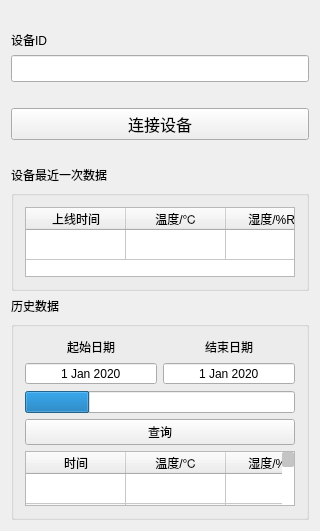
<?xml version="1.0" encoding="UTF-8"?>
<ui version="4.0">
 <class>MainWindow</class>
 <widget class="QMainWindow" name="MainWindow">
  <property name="geometry">
   <rect>
    <x>0</x>
    <y>0</y>
    <width>320</width>
    <height>482</height>
   </rect>
  </property>
  <property name="windowTitle">
   <string>MainWindow</string>
  </property>
  <property name="styleSheet">
   <string notr="true"/>
  </property>
  <widget class="QWidget" name="centralWidget">
   <layout class="QVBoxLayout" name="verticalLayout">
    <item>
     <widget class="QLabel" name="label">
      <property name="styleSheet">
       <string notr="true">/*background-color:  rgb(40,160,224);*/</string>
      </property>
      <property name="text">
       <string/>
      </property>
     </widget>
    </item>
    <item>
     <widget class="QLabel" name="label_7">
      <property name="text">
       <string>设备ID</string>
      </property>
     </widget>
    </item>
    <item>
     <widget class="QLineEdit" name="lineEdit">
      <property name="sizePolicy">
       <sizepolicy hsizetype="Preferred" vsizetype="Minimum">
        <horstretch>0</horstretch>
        <verstretch>0</verstretch>
       </sizepolicy>
      </property>
      <property name="minimumSize">
       <size>
        <width>0</width>
        <height>0</height>
       </size>
      </property>
      <property name="maximumSize">
       <size>
        <width>16777215</width>
        <height>16777215</height>
       </size>
      </property>
      <property name="font">
       <font>
        <pointsize>12</pointsize>
       </font>
      </property>
      <property name="focusPolicy">
       <enum>Qt::ClickFocus</enum>
      </property>
      <property name="styleSheet">
       <string notr="true"/>
      </property>
      <property name="inputMethodHints">
       <set>Qt::ImhDigitsOnly</set>
      </property>
      <property name="text">
       <string/>
      </property>
      <property name="maxLength">
       <number>16</number>
      </property>
      <property name="alignment">
       <set>Qt::AlignCenter</set>
      </property>
     </widget>
    </item>
    <item>
     <widget class="QLabel" name="label_2">
      <property name="text">
       <string/>
      </property>
     </widget>
    </item>
    <item>
     <widget class="QPushButton" name="pushButton">
      <property name="sizePolicy">
       <sizepolicy hsizetype="Preferred" vsizetype="Minimum">
        <horstretch>0</horstretch>
        <verstretch>0</verstretch>
       </sizepolicy>
      </property>
      <property name="minimumSize">
       <size>
        <width>0</width>
        <height>0</height>
       </size>
      </property>
      <property name="maximumSize">
       <size>
        <width>16777215</width>
        <height>16777215</height>
       </size>
      </property>
      <property name="font">
       <font>
        <pointsize>12</pointsize>
       </font>
      </property>
      <property name="styleSheet">
       <string notr="true"/>
      </property>
      <property name="text">
       <string>连接设备</string>
      </property>
     </widget>
    </item>
    <item>
     <widget class="QLabel" name="label_8">
      <property name="sizePolicy">
       <sizepolicy hsizetype="Expanding" vsizetype="Expanding">
        <horstretch>0</horstretch>
        <verstretch>0</verstretch>
       </sizepolicy>
      </property>
      <property name="text">
       <string/>
      </property>
     </widget>
    </item>
    <item>
     <widget class="QLabel" name="label_3">
      <property name="text">
       <string>设备最近一次数据</string>
      </property>
     </widget>
    </item>
    <item>
     <widget class="QGroupBox" name="groupBox">
      <property name="sizePolicy">
       <sizepolicy hsizetype="Expanding" vsizetype="Maximum">
        <horstretch>0</horstretch>
        <verstretch>0</verstretch>
       </sizepolicy>
      </property>
      <property name="title">
       <string/>
      </property>
      <layout class="QVBoxLayout" name="verticalLayout_2">
       <item>
        <widget class="QTableWidget" name="tableWidget_3">
         <property name="sizePolicy">
          <sizepolicy hsizetype="Expanding" vsizetype="Minimum">
           <horstretch>0</horstretch>
           <verstretch>0</verstretch>
          </sizepolicy>
         </property>
         <property name="focusPolicy">
          <enum>Qt::NoFocus</enum>
         </property>
         <property name="verticalScrollBarPolicy">
          <enum>Qt::ScrollBarAlwaysOff</enum>
         </property>
         <property name="horizontalScrollBarPolicy">
          <enum>Qt::ScrollBarAlwaysOff</enum>
         </property>
         <property name="sizeAdjustPolicy">
          <enum>QAbstractScrollArea::AdjustToContentsOnFirstShow</enum>
         </property>
         <property name="autoScroll">
          <bool>true</bool>
         </property>
         <property name="selectionMode">
          <enum>QAbstractItemView::NoSelection</enum>
         </property>
         <property name="verticalScrollMode">
          <enum>QAbstractItemView::ScrollPerPixel</enum>
         </property>
         <property name="horizontalScrollMode">
          <enum>QAbstractItemView::ScrollPerPixel</enum>
         </property>
         <property name="showGrid">
          <bool>true</bool>
         </property>
         <attribute name="horizontalHeaderVisible">
          <bool>true</bool>
         </attribute>
         <attribute name="horizontalHeaderHighlightSections">
          <bool>true</bool>
         </attribute>
         <attribute name="verticalHeaderVisible">
          <bool>false</bool>
         </attribute>
         <row>
          <property name="text">
           <string>新建行</string>
          </property>
         </row>
         <column>
          <property name="text">
           <string>上线时间</string>
          </property>
         </column>
         <column>
          <property name="text">
           <string>温度/℃</string>
          </property>
         </column>
         <column>
          <property name="text">
           <string>湿度/%RH</string>
          </property>
         </column>
         <column>
          <property name="text">
           <string>甲醛/mg/m3</string>
          </property>
         </column>
         <column>
          <property name="text">
           <string>二氧化碳/ppm</string>
          </property>
         </column>
         <column>
          <property name="text">
           <string>电池电压/V</string>
          </property>
         </column>
         <item row="0" column="0">
          <property name="text">
           <string/>
          </property>
         </item>
         <item row="0" column="1">
          <property name="text">
           <string/>
          </property>
         </item>
         <item row="0" column="2">
          <property name="text">
           <string/>
          </property>
         </item>
         <item row="0" column="3">
          <property name="text">
           <string/>
          </property>
         </item>
         <item row="0" column="4">
          <property name="text">
           <string/>
          </property>
         </item>
         <item row="0" column="5">
          <property name="text">
           <string/>
          </property>
         </item>
        </widget>
       </item>
      </layout>
     </widget>
    </item>
    <item>
     <widget class="QLabel" name="label_4">
      <property name="text">
       <string>历史数据</string>
      </property>
     </widget>
    </item>
    <item>
     <widget class="QGroupBox" name="groupBox_2">
      <property name="sizePolicy">
       <sizepolicy hsizetype="Expanding" vsizetype="Preferred">
        <horstretch>0</horstretch>
        <verstretch>0</verstretch>
       </sizepolicy>
      </property>
      <property name="title">
       <string/>
      </property>
      <layout class="QGridLayout" name="gridLayout_3">
       <item row="0" column="0">
        <widget class="QLabel" name="label_5">
         <property name="sizePolicy">
          <sizepolicy hsizetype="Preferred" vsizetype="Maximum">
           <horstretch>0</horstretch>
           <verstretch>0</verstretch>
          </sizepolicy>
         </property>
         <property name="text">
          <string>起始日期</string>
         </property>
         <property name="alignment">
          <set>Qt::AlignCenter</set>
         </property>
        </widget>
       </item>
       <item row="0" column="1">
        <widget class="QLabel" name="label_6">
         <property name="sizePolicy">
          <sizepolicy hsizetype="Preferred" vsizetype="Maximum">
           <horstretch>0</horstretch>
           <verstretch>0</verstretch>
          </sizepolicy>
         </property>
         <property name="text">
          <string>结束日期</string>
         </property>
         <property name="alignment">
          <set>Qt::AlignCenter</set>
         </property>
        </widget>
       </item>
       <item row="4" column="0" colspan="2">
        <widget class="QTableWidget" name="tableWidget">
         <property name="sizePolicy">
          <sizepolicy hsizetype="Expanding" vsizetype="Expanding">
           <horstretch>0</horstretch>
           <verstretch>0</verstretch>
          </sizepolicy>
         </property>
         <property name="minimumSize">
          <size>
           <width>0</width>
           <height>0</height>
          </size>
         </property>
         <property name="focusPolicy">
          <enum>Qt::NoFocus</enum>
         </property>
         <property name="styleSheet">
          <string notr="true">QScrollBar:vertical {
      border: none;
 	  background-color: rgba(255, 255, 255);
      width: 12px;
      margin: 0px 0 0px 0;
  }
  QScrollBar::handle:vertical {
	 border: none;
     border-radius:2px;
      background: rgba(154, 154, 154, 150);
      min-height: 15px;
  }
QScrollBar::sub-line:vertical {
      border: none;
      height: 0px;
      subcontrol-position: top;
      subcontrol-origin: margin;
  }
QScrollBar::add-line:vertical {
      border: none;
      height: 0px;
      subcontrol-position: bottom;
      subcontrol-origin: margin;
  }
  QScrollBar::up-arrow:vertical, QScrollBar::down-arrow:vertical {
	border:none;
      width: 0px;
      height: 0px;
  }
  QScrollBar::add-page:vertical, QScrollBar::sub-page:vertical {
      background: none;
  }</string>
         </property>
         <property name="verticalScrollBarPolicy">
          <enum>Qt::ScrollBarAsNeeded</enum>
         </property>
         <property name="horizontalScrollBarPolicy">
          <enum>Qt::ScrollBarAlwaysOff</enum>
         </property>
         <property name="sizeAdjustPolicy">
          <enum>QAbstractScrollArea::AdjustToContentsOnFirstShow</enum>
         </property>
         <property name="alternatingRowColors">
          <bool>true</bool>
         </property>
         <property name="selectionMode">
          <enum>QAbstractItemView::NoSelection</enum>
         </property>
         <property name="verticalScrollMode">
          <enum>QAbstractItemView::ScrollPerPixel</enum>
         </property>
         <property name="horizontalScrollMode">
          <enum>QAbstractItemView::ScrollPerPixel</enum>
         </property>
         <property name="gridStyle">
          <enum>Qt::SolidLine</enum>
         </property>
         <property name="sortingEnabled">
          <bool>false</bool>
         </property>
         <property name="rowCount">
          <number>20</number>
         </property>
         <attribute name="verticalHeaderVisible">
          <bool>false</bool>
         </attribute>
         <row>
          <property name="text">
           <string>新建行</string>
          </property>
         </row>
         <row>
          <property name="text">
           <string>新建行</string>
          </property>
         </row>
         <row>
          <property name="text">
           <string>新建行</string>
          </property>
         </row>
         <row>
          <property name="text">
           <string>新建行</string>
          </property>
         </row>
         <row>
          <property name="text">
           <string>新建行</string>
          </property>
         </row>
         <row>
          <property name="text">
           <string>新建行</string>
          </property>
         </row>
         <row>
          <property name="text">
           <string>新建行</string>
          </property>
         </row>
         <row>
          <property name="text">
           <string>新建行</string>
          </property>
         </row>
         <row>
          <property name="text">
           <string>新建行</string>
          </property>
         </row>
         <row>
          <property name="text">
           <string>新建行</string>
          </property>
         </row>
         <row>
          <property name="text">
           <string>新建行</string>
          </property>
         </row>
         <row>
          <property name="text">
           <string>新建行</string>
          </property>
         </row>
         <row>
          <property name="text">
           <string>新建行</string>
          </property>
         </row>
         <row>
          <property name="text">
           <string>新建行</string>
          </property>
         </row>
         <row>
          <property name="text">
           <string>新建行</string>
          </property>
         </row>
         <row>
          <property name="text">
           <string>新建行</string>
          </property>
         </row>
         <row>
          <property name="text">
           <string>新建行</string>
          </property>
         </row>
         <row>
          <property name="text">
           <string>新建行</string>
          </property>
         </row>
         <row>
          <property name="text">
           <string>新建行</string>
          </property>
         </row>
         <row>
          <property name="text">
           <string>新建行</string>
          </property>
         </row>
         <column>
          <property name="text">
           <string>时间</string>
          </property>
         </column>
         <column>
          <property name="text">
           <string>温度/℃</string>
          </property>
         </column>
         <column>
          <property name="text">
           <string>湿度/%RH</string>
          </property>
         </column>
         <column>
          <property name="text">
           <string>甲醛/mg/m3</string>
          </property>
         </column>
         <column>
          <property name="text">
           <string>二氧化碳/ppm</string>
          </property>
         </column>
         <column>
          <property name="text">
           <string>电池电压/V</string>
          </property>
         </column>
        </widget>
       </item>
       <item row="1" column="1">
        <widget class="QDateEdit" name="dateEdit_2">
         <property name="sizePolicy">
          <sizepolicy hsizetype="Minimum" vsizetype="Maximum">
           <horstretch>0</horstretch>
           <verstretch>0</verstretch>
          </sizepolicy>
         </property>
         <property name="alignment">
          <set>Qt::AlignCenter</set>
         </property>
         <property name="buttonSymbols">
          <enum>QAbstractSpinBox::NoButtons</enum>
         </property>
         <property name="dateTime">
          <datetime>
           <hour>0</hour>
           <minute>0</minute>
           <second>0</second>
           <year>2020</year>
           <month>1</month>
           <day>1</day>
          </datetime>
         </property>
         <property name="maximumDate">
          <date>
           <year>2106</year>
           <month>2</month>
           <day>7</day>
          </date>
         </property>
        </widget>
       </item>
       <item row="1" column="0">
        <widget class="QDateEdit" name="dateEdit">
         <property name="sizePolicy">
          <sizepolicy hsizetype="Minimum" vsizetype="Maximum">
           <horstretch>0</horstretch>
           <verstretch>0</verstretch>
          </sizepolicy>
         </property>
         <property name="alignment">
          <set>Qt::AlignCenter</set>
         </property>
         <property name="buttonSymbols">
          <enum>QAbstractSpinBox::NoButtons</enum>
         </property>
         <property name="dateTime">
          <datetime>
           <hour>0</hour>
           <minute>0</minute>
           <second>0</second>
           <year>2020</year>
           <month>1</month>
           <day>1</day>
          </datetime>
         </property>
         <property name="maximumDateTime">
          <datetime>
           <hour>23</hour>
           <minute>59</minute>
           <second>59</second>
           <year>2106</year>
           <month>2</month>
           <day>7</day>
          </datetime>
         </property>
        </widget>
       </item>
       <item row="3" column="0" colspan="2">
        <widget class="QPushButton" name="pushButton_2">
         <property name="sizePolicy">
          <sizepolicy hsizetype="Preferred" vsizetype="Minimum">
           <horstretch>0</horstretch>
           <verstretch>0</verstretch>
          </sizepolicy>
         </property>
         <property name="text">
          <string>查询</string>
         </property>
        </widget>
       </item>
       <item row="2" column="0" colspan="2">
        <widget class="QProgressBar" name="progressBar">
         <property name="sizePolicy">
          <sizepolicy hsizetype="Preferred" vsizetype="Minimum">
           <horstretch>0</horstretch>
           <verstretch>0</verstretch>
          </sizepolicy>
         </property>
         <property name="value">
          <number>24</number>
         </property>
         <property name="textVisible">
          <bool>false</bool>
         </property>
         <property name="textDirection">
          <enum>QProgressBar::TopToBottom</enum>
         </property>
        </widget>
       </item>
      </layout>
     </widget>
    </item>
   </layout>
  </widget>
 </widget>
 <layoutdefault spacing="6" margin="11"/>
 <resources/>
 <connections/>
</ui>
